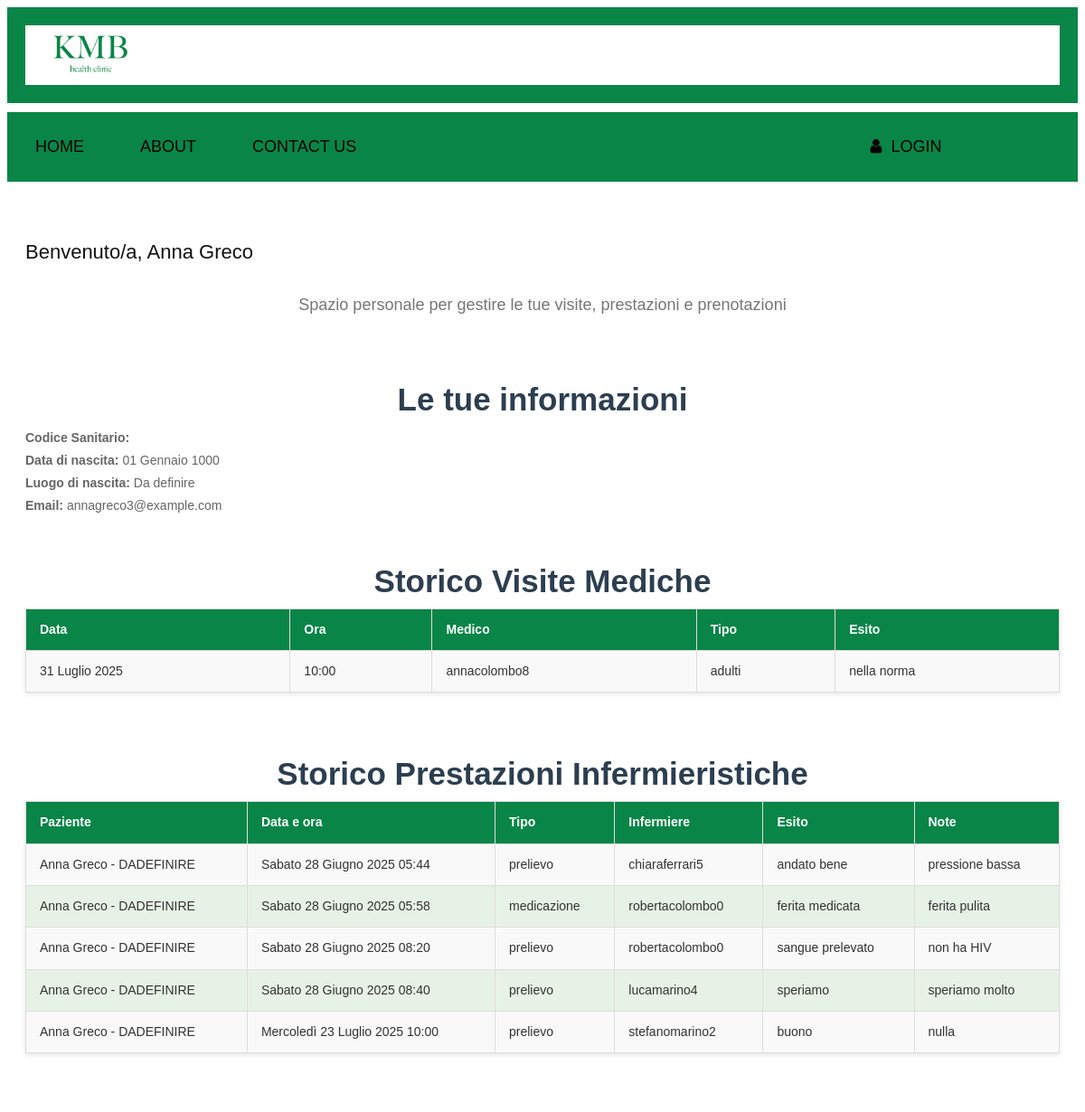
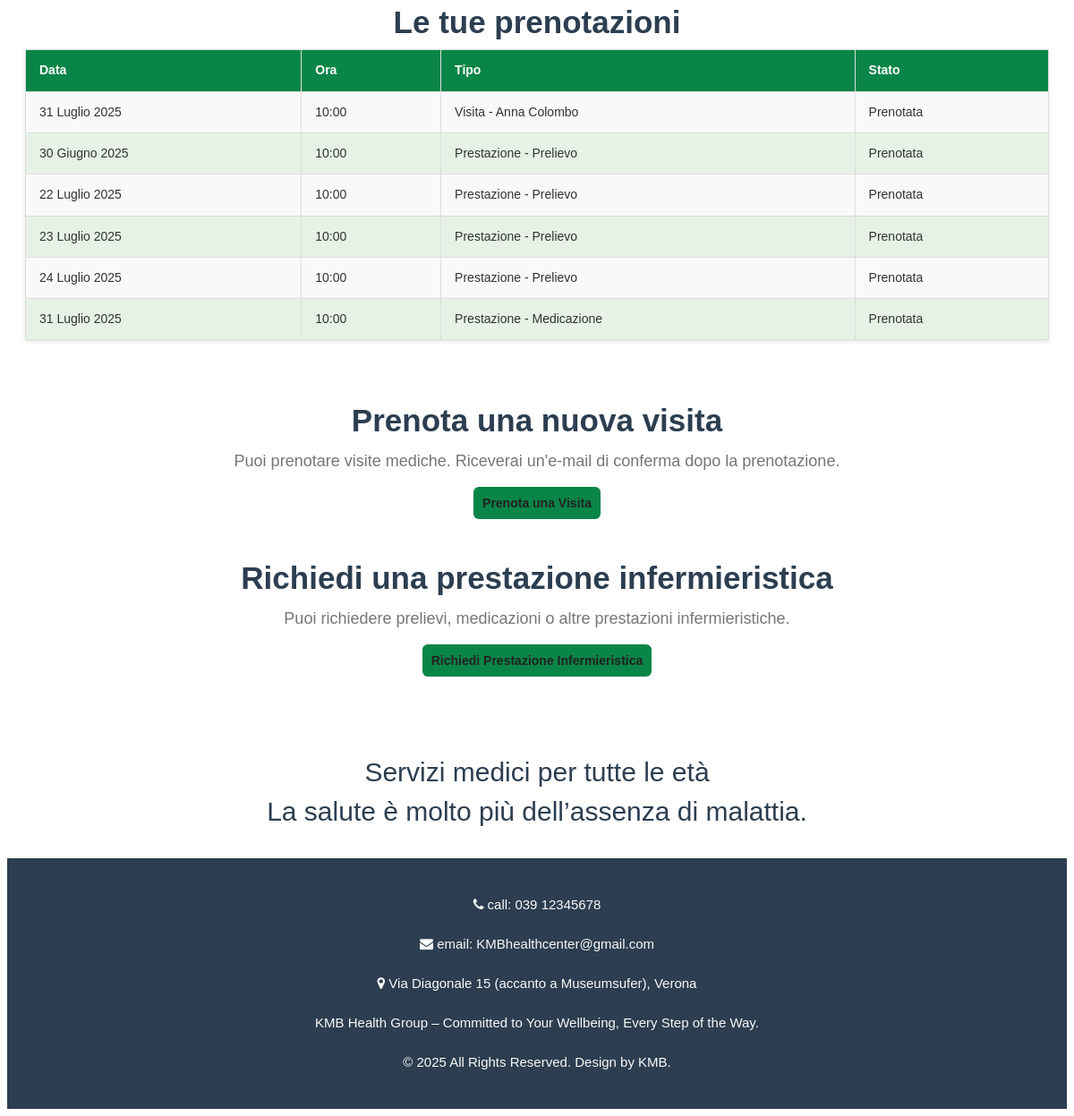
Screenshot of /users/paziente/ (signed in) with the database file from the repository (2 pictures, top to bottom).
### users/models.py (models this page shows, shortened)
class UtenteBase(models.Model):
    user = models.OneToOneField(User, on_delete=models.CASCADE, primary_key=True)  # collegamento all'account Django
    cognome = models.CharField(max_length=50)
    nome = models.CharField(max_length=50)
    codice_fiscale = models.CharField(max_length=16)
    class Meta:
        abstract = True  # questo rende la classe astratta

class Paziente(UtenteBase):
    data_nascita = models.DateField()
    luogo_nascita = models.CharField(max_length=100)
    email = models.EmailField(default="insericiEmail@example.com")  # obbligatorio
    medico_curante = models.ForeignKey("Medico", on_delete=models.SET_NULL, null=True, related_name="medico_pazienti_curante")
    referente_adulto = models.CharField(max_length=100, blank=True, null=True, help_text="Nome e cognome del referente adulto per i minori di 14 anni")
    def is_minor(self):
        from datetime import date
        today = date.today()
        return (today.year - self.data_nascita.year - ((today.month, today.day) < (self.data_nascita.month, self.data_nascita.day))) < 14
    def __str__(self):
        return f"{self.nome} {self.cognome} - {self.codice_fiscale}"
    class Meta:
        verbose_name = "paziente"
        verbose_name_plural = "pazienti"

class Medico(UtenteBase):
    specializzazione = models.CharField(max_length=30,   choices=SPECIALIZZAZIONE_CHOICES, blank=True, null=True)
    medici_sostituibili = models.ManyToManyField("self", blank=True)
    class Meta:
        verbose_name = "medico"
        verbose_name_plural = "medici"

class Infermiere(UtenteBase):
    pass  # Non ha campi aggiuntivi rispetto a UtenteBase, ma può essere esteso in futuro
    class Meta:
        verbose_name = "Infermiere"
        verbose_name_plural = "Infermieri"

### visita/models.py (models this page shows, shortened)
class Visita(models.Model):
    id = models.BigAutoField(primary_key=True)
    prenotazione = models.OneToOneField(PrenotazioneVisita, on_delete=models.CASCADE)
    ambulatorio = models.ForeignKey("ambulatorio.Ambulatorio", on_delete=models.SET_NULL, null=True)
    esito = models.TextField(blank=True, null=True)
    class Meta:
        verbose_name = "visita"
        verbose_name_plural = "visite"

class PrenotazioneVisita(models.Model):
    TIPO = [
        ('adulti', 'Per adulti'),
        ('pediatrica', 'Pediatrica'),
    ]
    REGIME = [
        ('ordinaria', 'Ordinaria'),
        ('urgente', 'Urgente'),
    ]
    id = models.BigAutoField(primary_key=True)
    paziente = models.ForeignKey("users.Paziente", on_delete=models.CASCADE)
    medico = models.ForeignKey("users.Medico", on_delete=models.CASCADE)
    data = models.DateField()
    ora = models.TimeField()
    tipo = models.CharField(max_length=20, choices=TIPO)
    regime = models.CharField(max_length=20, choices=REGIME)
    class Meta:
        ordering = ['data', 'ora']  # Ordinamento per data e orario
        verbose_name = "Prenotazione visita"
        verbose_name_plural = "Prenotazioni visite"

### prestazione/models.py (models this page shows, shortened)
class Prestazione(models.Model):
    id = models.BigAutoField(primary_key=True)
    tipo = models.CharField(max_length=20, choices=TipoPrestazione.choices)
    paziente = models.ForeignKey('users.Paziente', on_delete=models.CASCADE, related_name="prestazioni")  # relazione con il modello in app users
    ambulatorio = models.ForeignKey('ambulatorio.Ambulatorio', on_delete=models.SET_NULL, null=True)  # relazione con il modello ambulatorio
    infermiere = models.ForeignKey('users.Infermiere', on_delete=models.SET_NULL, null=True, related_name="prestazioni_infermiere") # relazione con il modello in app users
    prenotazione = models.OneToOneField('PrenotazionePrestazione', on_delete=models.CASCADE, null=True, blank=True)
    data = models.DateTimeField(default=timezone.now)  # Data e ora della prestazione, con valore predefinito alla creazione
    esito = models.TextField(blank=True, null=True)
    note = models.TextField(blank=True, null=True)
    class Meta:
        verbose_name = "prestazione"
        verbose_name_plural = "prestazioni"
        ordering = ['data']  # Ordinamento per data della prestazione

class PrenotazionePrestazione(models.Model):
    id = models.BigAutoField(primary_key=True)
    paziente = models.ForeignKey('users.Paziente', on_delete=models.CASCADE)
    tipo = models.CharField(max_length=20, choices=TipoPrestazione.choices)
    data = models.DateField()
    orario = models.TimeField()
    class Meta:
        verbose_name = "prenotazione prestazione"
        verbose_name_plural = "prenotazioni prestazioni"
        ordering = ['data', 'orario']

### users/views.py (the view)
# urls.py: path('paziente/', pagina_paziente, name='pagina_paziente'),
@login_required
def pagina_paziente(request):
    paziente = get_object_or_404(Paziente, user=request.user)
    visite = Visita.objects.filter(prenotazione__paziente=paziente)
    prenotazioni_visite = Prenotazione.objects.filter(paziente=paziente)
    prenotazioni_prestazioni = PrenotazionePrestazione.objects.filter(paziente=paziente)
    prestazioni = Prestazione.objects.filter(paziente=paziente)
    prenotazioni = []
    for p in prenotazioni_visite:
        prenotazioni.append({
            "data": p.data,
            "ora": p.ora,
            "tipo": f"Visita - {p.medico.nome} {p.medico.cognome}",
            "stato": "Prenotata"
        })
    for p in prenotazioni_prestazioni:
        prenotazioni.append({
            "data": p.data,
            "ora": p.orario,
            "tipo": f"Prestazione - {p.get_tipo_display() or '-'}",
            "stato": "Prenotata"
        })
    return render(request, 'users/paziente.html', {
        'paziente': paziente,
        'visite': visite,
        'prenotazioni': prenotazioni,
        'prestazioni': prestazioni
    })

### users/templates/users/paziente.html (shortened to what this page needs)
{% extends 'base.html' %}
{% load static %}
{% block content %}
<div class="white_container">
    <h2 style="text-align:left">Benvenuto/a, {{ paziente.nome }} {{ paziente.cognome }}</h2>
    <p class="lead">Spazio personale per gestire le tue visite, prestazioni e prenotazioni</p>
    <h3 class="treatment_taital">Le tue informazioni</h3>
    <ul style="text-align:left">
        <li><strong>Codice Sanitario:</strong> {{ paziente.codice_sanitario }}</li>
        <li><strong>Data di nascita:</strong> {{ paziente.data_nascita }}</li>
        <li><strong>Luogo di nascita:</strong> {{ paziente.luogo_nascita }}</li>
        <li><strong>Email:</strong> {{ paziente.email }}</li>
    </ul>
    <h3 class="treatment_taital">Storico Visite Mediche</h3>
    <table class="table table-striped table-bordered custom_table_style">
        <thead>
            <tr>
                <th>Data</th>
                <th>Ora</th>
                <th>Medico</th>
                <th>Tipo</th>
                <th>Esito</th>
            </tr>
        </thead>
        <tbody>
            {% for visita in visite %}
                <tr>
                    <td>{{ visita.prenotazione.data }}</td>
                    <td>{{ visita.prenotazione.ora }}</td>
                    <td>{{ visita.prenotazione.medico.user.username }}</td>
                    <td>{{ visita.prenotazione.tipo }}</td>
                    <td>
                        {% if visita.esito %}
                            {{ visita.esito }}
                        {% else %}
                            <em>In attesa di esito</em>
                        {% endif %}
                    </td>
                </tr>
            {% empty %}
                <tr>
                    <td colspan="5">Nessuna visita registrata.</td>
                </tr>
            {% endfor %}
        </tbody>
    </table>
    <h3 class="treatment_taital">Storico Prestazioni Infermieristiche</h3>
    <table class="table table-striped table-bordered custom_table_style">
        <thead>
            <tr>
                <th>Paziente</th>
                <th>Data e ora</th>
                <th>Tipo</th>
                <th>Infermiere</th>
                <th>Esito</th>
                <th>Note</th>
            </tr>
        </thead>
        <tbody>
            {% for prestazione in prestazioni %}
                <tr>
                    <td>{{ prestazione.paziente }}</td>
                    <td>{{ prestazione.data }}</td>
                    <td>{{ prestazione.tipo }}</td>
                    <td>{{ prestazione.infermiere.user.username }}</td>
                    <td>{{ prestazione.esito }}</td>
                    <td>{{ prestazione.note }}</td>
                </tr>
            {% empty %}
                <tr>
                    <td colspan="6">Nessuna prestazione infermieristica registrata.</td>
                </tr>
            {% endfor %}
        </tbody>
    </table>
    <h3 class="treatment_taital">Le tue prenotazioni</h3>
    <table class="table table-striped table-bordered custom_table_style">
        <thead>
            <tr>
                <th>Data</th>
                <th>Ora</th>
                <th>Tipo</th>
                <th>Stato</th>
            </tr>
        </thead>
        <tbody>
            {% for prenotazione in prenotazioni %}
                <tr>
                    <td>{{ prenotazione.data }}</td>
                    <td>{{ prenotazione.ora }}</td>
                    <td>{{ prenotazione.tipo }}</td>
                    <td>{{ prenotazione.stato }}</td>
                </tr>
            {% empty %}
                <tr>
                    <td colspan="4">Nessuna prenotazione attiva.</td>
                </tr>
            {% endfor %}
        </tbody>
    </table>
    <h3 class="treatment_taital">Prenota una nuova visita</h3>
    <p class="lead">Puoi prenotare visite mediche. Riceverai un'e-mail di conferma dopo la prenotazione.</p>
    <a href="{% url 'prenota_visita' %}" class="btn btn-primary" style="margin-top:20px">Prenota una Visita</a>
    <h3 class="treatment_taital">Richiedi una prestazione infermieristica</h3>
    <p class="lead">Puoi richiedere prelievi, medicazioni o altre prestazioni infermieristiche.</p>
    <a href="{% url 'richiedi_prestazione' %}" class="btn btn-primary" style="margin-top:20px">Richiedi Prestazione Infermieristica</a>
</div>
{% endblock %}

### static/css/styles.css (style rules this page uses)
* { box-sizing: border-box !important; transition: ease all 0.5s; }
html { scroll-behavior: smooth; overflow-x: hidden; }
body { color: #666666; font-size: 14px; font-family: 'Poppins', sans-serif; line-height: 1.80857; font-weight: normal; overflow-x: hidden; }
a { color: #1f1f1f; text-decoration: none !important; outline: none !important; -webkit-transition: all .3s ease-in-out; -moz-transition: all .3s ease-in-out; -ms-transition: all .3s ease-in-out; -o-transition: all .3s ease-in-out; transition: all .3s ease-in-out; }
h1, h2, h3, h4, h5, h6 { letter-spacing: 0; font-weight: normal; position: relative; padding: 0 0 10px 0; font-weight: normal; line-height: normal; color: #111111; margin: 0 }
h2 { font-size: 22px }
h3 { font-size: 18px }
*, *::after, *::before { -webkit-box-sizing: border-box; -moz-box-sizing: border-box; box-sizing: border-box; }
ul, li, ol { margin: 0px; padding: 0px; list-style: none; }
p { color: #f9f9f9; margin: 20px; font-weight: 300; font-size: 15px; line-height: 24px; }
a { color: #222222; text-decoration: none; outline: none !important; }
a, .btn { text-decoration: none !important; outline: none !important; -webkit-transition: all .3s ease-in-out; -moz-transition: all .3s ease-in-out; -ms-transition: all .3s ease-in-out; -o-transition: all .3s ease-in-out; transition: all .3s ease-in-out; }
.lead { font-size: 18px; line-height: 30px; color: #767676; }
.treatment_taital { width: 100%; float: left; font-size: 35px; color: #2c3e50; text-align: center; padding-top: 50px; font-weight: bold; }
.white_container { background-color:white; padding: 20px; text-align: center; clear: both; margin-top: 40px; }
.btn-primary { width: 10%; padding: 10px; font-weight: 600; border-radius: 6px; background-color: #098547; border-color: #098547; transition: background-color 0.3s ease, transform 0.2s ease; }
.custom_table_style { width: 100%; border-collapse: collapse; margin-bottom: 20px; font-size: 14px; color: #333333; background-color: #f9f9f9; box-shadow: 0 2px 5px rgba(0,0,0,0.1); }
.custom_table_style th, .custom_table_style td { border: 1px solid #ddd; padding: 10px 15px; text-align: left; }
.custom_table_style th { background-color: #098547; color: white; font-weight: 600; }
.custom_table_style tr:nth-child(even) { background-color: #e6f2e6; }

### rows the page displays
Paziente: nome "Anna", cognome "Greco", data_nascita "01 Gennaio 1000", luogo_nascita "Da definire", email "annagreco3@example.com"
Visita: prenotazione.data "31 Luglio 2025", prenotazione.ora "10:00", prenotazione.medico.user.username "annacolombo8", prenotazione.tipo "adulti", esito "nella norma"
Prestazione: paziente "Anna Greco - DADEFINIRE", data "Sabato 28 Giugno 2025 05:44", tipo "prelievo", infermiere.user.username "chiaraferrari5", esito "andato bene", note "pressione bassa"
Prestazione: paziente "Anna Greco - DADEFINIRE", data "Sabato 28 Giugno 2025 05:58", tipo "medicazione", infermiere.user.username "robertacolombo0", esito "ferita medicata", note "ferita pulita"
Prestazione: paziente "Anna Greco - DADEFINIRE", data "Sabato 28 Giugno 2025 08:20", tipo "prelievo", infermiere.user.username "robertacolombo0", esito "sangue prelevato", note "non ha HIV"
Prestazione: paziente "Anna Greco - DADEFINIRE", data "Sabato 28 Giugno 2025 08:40", tipo "prelievo", infermiere.user.username "lucamarino4", esito "speriamo", note "speriamo molto"
Prestazione: paziente "Anna Greco - DADEFINIRE", data "Mercoledì 23 Luglio 2025 10:00", tipo "prelievo", infermiere.user.username "stefanomarino2", esito "buono", note "nulla"
PrenotazioneVisita: data "31 Luglio 2025", ora "10:00"
PrenotazionePrestazione: data "30 Giugno 2025", ora "10:00"
PrenotazionePrestazione: data "22 Luglio 2025", ora "10:00"
PrenotazionePrestazione: data "23 Luglio 2025", ora "10:00"
PrenotazionePrestazione: data "24 Luglio 2025", ora "10:00"
PrenotazionePrestazione: data "31 Luglio 2025", ora "10:00"

### other values shown
{{ prenotazione.tipo }} "Visita - Anna Colombo" "Prestazione - Prelievo" "Prestazione - Prelievo" "Prestazione - Prelievo" "Prestazione - Prelievo" "Prestazione - Medicazione"
{{ prenotazione.stato }} "Prenotata" "Prenotata" "Prenotata" "Prenotata" "Prenotata" "Prenotata"
